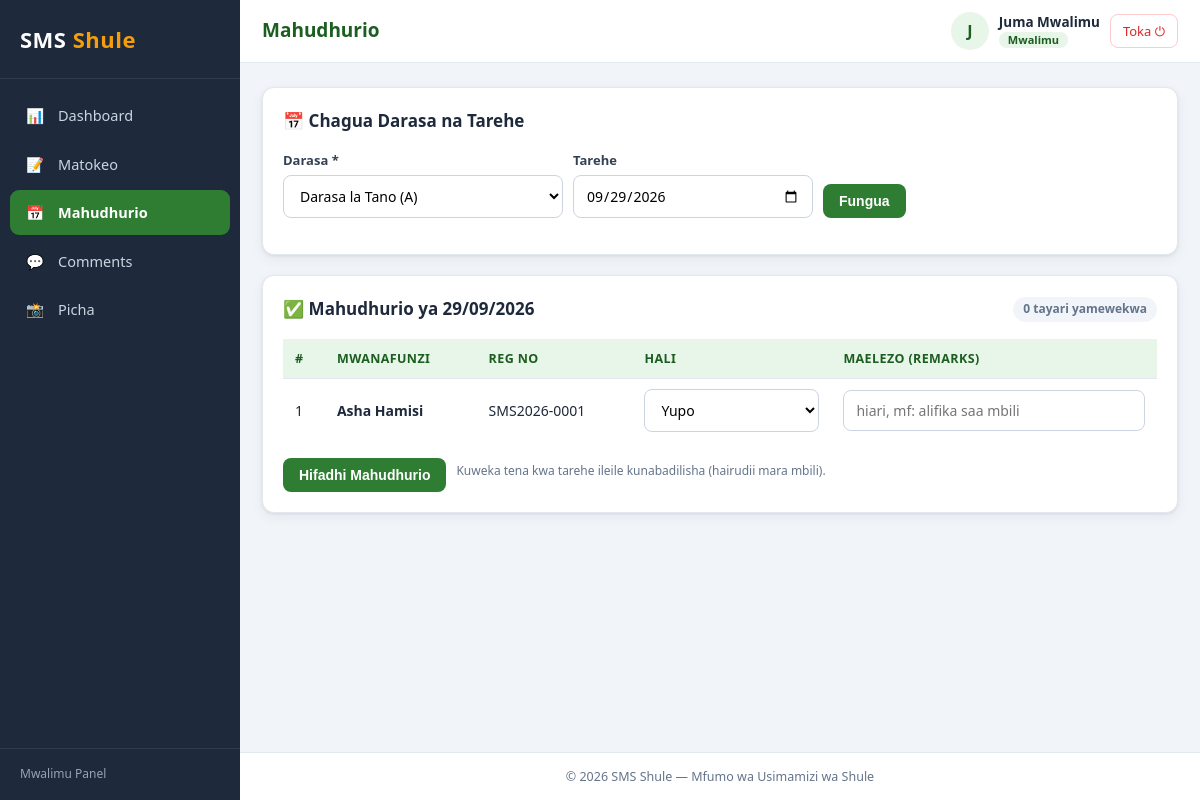
/teacher/attendance.php?class_id=1 (signed in), run on the app's committed database.
### tables this page shows
CREATE TABLE IF NOT EXISTS students (
    id INT AUTO_INCREMENT PRIMARY KEY,
    user_id INT DEFAULT NULL,
    parent_id INT NOT NULL,
    reg_no VARCHAR(30) NOT NULL UNIQUE,       
    full_name VARCHAR(120) NOT NULL,
    date_of_birth DATE NOT NULL,
    age INT NOT NULL DEFAULT 0,
    gender ENUM('male','female') NOT NULL,
    class_id INT NOT NULL,
    photo VARCHAR(255) DEFAULT NULL,
    admission_date DATE DEFAULT NULL,
    status ENUM('active','graduated','transferred') NOT NULL DEFAULT 'active',
    CONSTRAINT fk_students_user FOREIGN KEY (user_id) REFERENCES users(id) ON DELETE SET NULL,
    CONSTRAINT fk_students_parent FOREIGN KEY (parent_id) REFERENCES parents(id) ON DELETE CASCADE,
    CONSTRAINT fk_students_class FOREIGN KEY (class_id) REFERENCES classes(id) ON DELETE CASCADE
);

### config/db.php (called while the page is built, shortened)
<?php
function e(?string $value): string {
    return htmlspecialchars((string)$value, ENT_QUOTES, 'UTF-8');
}

### teacher/attendance.php (the view, shortened to what this page needs)
<?php
require_once __DIR__ . '/../includes/auth.php';
$user = current_user();
$stmt = $pdo->prepare('SELECT id, teacher_type FROM teachers WHERE user_id = ? LIMIT 1');
$stmt->execute([$user['id']]);
$teacher = $stmt->fetch();
$teacher_id = (int)$teacher['id'];
$stmt = $pdo->prepare('SELECT DISTINCT class_id FROM subjects WHERE teacher_id = ?');
$stmt->execute([$teacher_id]);
$classIds = array_map('intval', $stmt->fetchAll(PDO::FETCH_COLUMN));
if ($teacher['teacher_type'] === 'class') {
    $stmt = $pdo->prepare('SELECT id FROM classes WHERE class_teacher_id = ?');
    $stmt->execute([$teacher_id]);
    $classIds = array_merge($classIds, array_map('intval', $stmt->fetchAll(PDO::FETCH_COLUMN)));
}
$classIds = array_values(array_unique($classIds));
$my_classes = [];
if ($classIds) {
    $in = implode(',', $classIds);
    $my_classes = $pdo->query("SELECT id, name, stream FROM classes WHERE id IN ($in) ORDER BY name")->fetchAll();
}
$class_id = (int)($_GET['class_id'] ?? $_POST['class_id'] ?? 0);
$date = $_GET['date'] ?? $_POST['date'] ?? date('Y-m-d');
$students = [];
$existing = [];
if ($class_id) {
    $stmt = $pdo->prepare(
        "SELECT id, full_name, reg_no FROM students
         WHERE class_id = ? AND status = 'active'
         ORDER BY full_name"
    );
    $stmt->execute([$class_id]);
    $students = $stmt->fetchAll();
}
$status_labels = ['present' => 'Yupo', 'absent' => 'Hakupo', 'late' => 'Amchelewa', 'sick' => 'Mgonjwa'];
require_once __DIR__ . '/../includes/header.php';
?>
<div class="card">
  <div class="card-header"><h2>&#128197; Chagua Darasa na Tarehe</h2></div>
  <?php if (!$my_classes): ?>
    <div class="empty-state"><div class="icon">&#127979;</div>Huna madarasa yanayohusika bado. Wasiliana na msimamizi.</div>
  <?php else: ?>
    <form method="GET" action="">
      <div class="filter-bar">
        <div class="form-group" style="max-width:280px;">
          <label>Darasa *</label>
          <select name="class_id" required>
            <?php foreach ($my_classes as $c): ?>
              <option value="<?= (int)$c['id'] ?>" <?= $class_id === (int)$c['id'] ? 'selected' : '' ?>>
                <?= e($c['name']) ?><?= $c['stream'] ? ' (' . e($c['stream']) . ')' : '' ?>
              </option>
            <?php endforeach; ?>
          </select>
        </div>
        <div class="form-group">
          <label>Tarehe</label>
          <input type="date" name="date" value="<?= e($date) ?>" max="<?= date('Y-m-d') ?>">
        </div>
        <button type="submit" class="btn">Fungua</button>
      </div>
    </form>
  <?php endif; ?>
</div>
<?php if ($class_id && $students): ?>
<div class="card">
  <div class="card-header">
    <h2>&#9989; Mahudhurio ya <?= e(date('d/m/Y', strtotime($date))) ?></h2>
    <span class="badge badge-muted"><?= count($existing) ?> tayari yamewekwa</span>
  </div>
  <form method="POST" action="">
    <div class="table-wrap">
      <table class="data">
        <thead><tr><th>#</th><th>Mwanafunzi</th><th>Reg No</th><th>Hali</th><th>Maelezo (Remarks)</th></tr></thead>
        <tbody>
          <?php foreach ($students as $i => $st): $ex = $existing[(int)$st['id']] ?? null; ?>
            <tr>
              <td><?= $i + 1 ?></td>
              <td><strong><?= e($st['full_name']) ?></strong></td>
              <td><?= e($st['reg_no']) ?></td>
              <td>
                <select name="status[<?= (int)$st['id'] ?>]" style="min-width:130px;">
                  <?php foreach ($status_labels as $key => $label): ?>
                    <option value="<?= $key ?>" <?= ($ex ? $ex['status'] : 'present') === $key ? 'selected' : '' ?>>
                      <?= $label ?>
                    </option>
                  <?php endforeach; ?>
                </select>
              </td>
              <td>
                <input type="text" name="remarks[<?= (int)$st['id'] ?>]"
                       value="<?= $ex ? e($ex['remarks'] ?? '') : '' ?>"
                       placeholder="hiari, mf: alifika saa mbili">
              </td>
            </tr>
          <?php endforeach; ?>
        </tbody>
      </table>
    </div>
    <div class="form-actions">
      <button type="submit" class="btn">Hifadhi Mahudhurio</button>
      <span class="hint">Kuweka tena kwa tarehe ileile kunabadilisha (hairudii mara mbili).</span>
    </div>
  </form>
</div>
<?php elseif ($class_id): ?>
  <div class="card"><div class="empty-state"><div class="icon">&#127891;</div>Darasa hili halina wanafunzi bado.</div></div>
<?php endif; ?>
<?php require_once __DIR__ . '/../includes/footer.php'; ?>

### assets/css/style.css (style rules this page uses)
:root { --primary: #1565c0; --primary-dark: #0d47a1; --primary-light: #e3f2fd; --sidebar-bg: #1e293b; --sidebar-txt: #cbd5e1; --bg: #f1f5f9; --card: #ffffff; --text: #1e293b; --muted: #64748b; --border: #e2e8f0; --danger: #dc2626; --success: #16a34a; --radius: 12px; --shadow: 0 1px 3px rgba(15,23,42,.08), 0 4px 14px rgba(15,23,42,.06); }
body.role-teacher { --primary:#2e7d32; --primary-dark:#1b5e20; --primary-light:#e8f5e9; }
* { margin:0; padding:0; box-sizing:border-box; }
body { font-family:'Segoe UI', Tahoma, Geneva, Verdana, sans-serif; background:var(--bg); color:var(--text); font-size:15px; line-height:1.55; }
.card { background:var(--card); border:1px solid var(--border); border-radius:var(--radius); box-shadow:var(--shadow); padding:20px; margin-bottom:20px; }
.card-header { display:flex; align-items:center; justify-content:space-between; gap:10px; flex-wrap:wrap; margin-bottom:16px; }
.card-header h2 { font-size:17px; }
.table-wrap { overflow-x:auto; }
table.data { width:100%; border-collapse:collapse; font-size:14px; }
table.data th { text-align:left; padding:10px 12px; background:var(--primary-light); color:var(--primary-dark); font-size:12.5px; text-transform:uppercase; letter-spacing:.4px; white-space:nowrap; }
table.data td { padding:10px 12px; border-top:1px solid var(--border); }
.btn { display:inline-block; padding:9px 16px; border:0; border-radius:8px; font-size:14px; font-weight:600; background:var(--primary); color:#fff; cursor:pointer; }
.form-group { display:flex; flex-direction:column; }
label { font-size:13px; font-weight:600; color:#334155; margin-bottom:5px; }
input, select, textarea { width:100%; padding:10px 12px; border:1px solid #cbd5e1; border-radius:8px; font-size:14px; font-family:inherit; background:#fff; }
.form-actions { margin-top:16px; display:flex; gap:10px; flex-wrap:wrap; }
.hint { font-size:12px; color:var(--muted); margin-top:4px; }
.badge { display:inline-block; padding:3px 10px; border-radius:20px; font-size:12px; font-weight:700; }
.badge-muted { background:#f1f5f9; color:var(--muted); }
.filter-bar { display:flex; gap:10px; flex-wrap:wrap; align-items:flex-end; margin-bottom:16px; }
.filter-bar .form-group { min-width:160px; flex:1; max-width:240px; }

### data on the page
students: full_name "Asha Hamisi", reg_no "SMS2026-0001", id "Yupo"

### other printed values
$icon "📊"
$label "Dashboard"
$icon "📝"
$label "Matokeo"
$icon "📅"
$label "Mahudhurio"
$icon "💬"
$label "Comments"
$icon "📸"
$label "Picha"
$panel_names[$role] "Mwalimu Panel"
$page_title "Mahudhurio"
mb_strtoupper(mb_substr($user['full_name'], 0, 1)) "J"
$user['full_name'] "Juma Mwalimu"
$role_labels[$user['role']] "Mwalimu"
